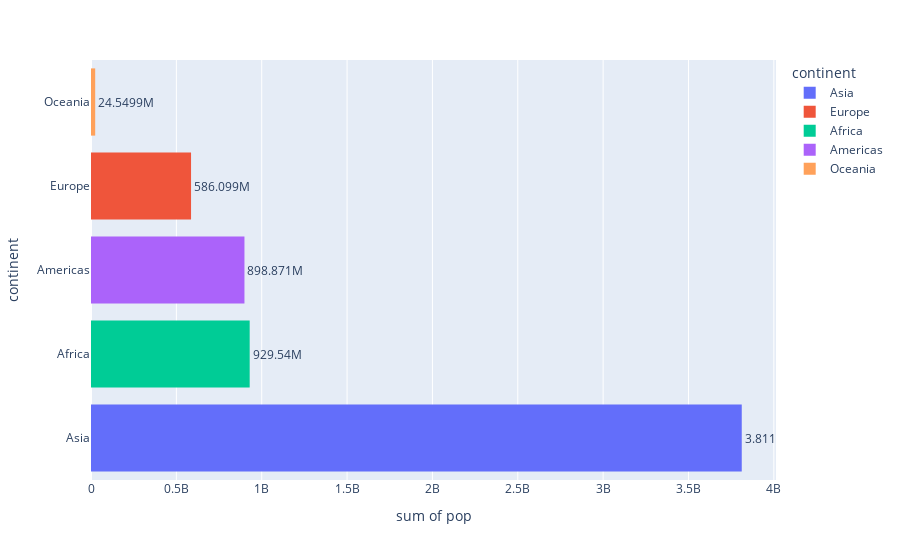

Here is the notebook cell this chart was saved with:
### Markdown cell above
## Question 2:

Sort the order of the continent for the visualisation

Hint: Use [axis layout setting](https://plotly.com/python/reference/layout/xaxis/)

### Code cell
# YOUR CODE HERE

da = df.groupby("year").get_group(2007)
da

a = px.histogram(da , x = "pop" , y = 'continent' , color = 'continent' , orientation = 'h' )
a.update_yaxes( categoryorder= "total descending")
a.update_traces(texttemplate = '%{x:2s}' , textposition = 'outside')
a.show()

### Figure 1 — Plotly figure (JSON) as saved in the notebook; plotly's stock layout.template omitted (floating-point values rounded to 4 significant figures)
{"data": [{"alignmentgroup": "True", "bingroup": "y", "histfunc": "sum", "hovertemplate": "continent=%{y}<br>sum of pop=%{x}<extra></extra>", "legendgroup": "Asia", "marker": {"color": "#636efa", "pattern": {"shape": ""}}, "name": "Asia", "offsetgroup": "Asia", "orientation": "h", "showlegend": true, "textposition": "outside", "texttemplate": "%{x:2s}", "type": "histogram", "x": [31889923, 708573, 150448339, 14131858, 1318683096, 6980412, 1110396331, 223547000, 69453570, 27499638, 6426679, 127467972, 6053193, 23301725, 49044790, 2505559, 3921278, 24821286, 2874127, 47761980, 28901790, 3204897, 169270617, 91077287, 27601038, 4553009, 20378239, 19314747, 23174294, 65068149, 85262356, 4018332, 22211743], "xaxis": "x", "y": ["Asia", "Asia", "Asia", "Asia", "Asia", "Asia", "Asia", "Asia", "Asia", "Asia", "Asia", "Asia", "Asia", "Asia", "Asia", "Asia", "Asia", "Asia", "Asia", "Asia", "Asia", "Asia", "Asia", "Asia", "Asia", "Asia", "Asia", "Asia", "Asia", "Asia", "Asia", "Asia", "Asia"], "yaxis": "y"}, {"alignmentgroup": "True", "bingroup": "y", "histfunc": "sum", "hovertemplate": "continent=%{y}<br>sum of pop=%{x}<extra></extra>", "legendgroup": "Europe", "marker": {"color": "#EF553B", "pattern": {"shape": ""}}, "name": "Europe", "offsetgroup": "Europe", "orientation": "h", "showlegend": true, "textposition": "outside", "texttemplate": "%{x:2s}", "type": "histogram", "x": [3600523, 8199783, 10392226, 4552198, 7322858, 4493312, 10228744, 5468120, 5238460, 61083916, 82400996, 10706290, 9956108, 301931, 4109086, 58147733, 684736, 16570613, 4627926, 38518241, 10642836, 22276056, 10150265, 5447502, 2009245, 40448191, 9031088, 7554661, 71158647, 60776238], "xaxis": "x", "y": ["Europe", "Europe", "Europe", "Europe", "Europe", "Europe", "Europe", "Europe", "Europe", "Europe", "Europe", "Europe", "Europe", "Europe", "Europe", "Europe", "Europe", "Europe", "Europe", "Europe", "Europe", "Europe", "Europe", "Europe", "Europe", "Europe", "Europe", "Europe", "Europe", "Europe"], "yaxis": "y"}, {"alignmentgroup": "True", "bingroup": "y", "histfunc": "sum", "hovertemplate": "continent=%{y}<br>sum of pop=%{x}<extra></extra>", "legendgroup": "Africa", "marker": {"color": "#00cc96", "pattern": {"shape": ""}}, "name": "Africa", "offsetgroup": "Africa", "orientation": "h", "showlegend": true, "textposition": "outside", "texttemplate": "%{x:2s}", "type": "histogram", "x": [33333216, 12420476, 8078314, 1639131, 14326203, 8390505, 17696293, 4369038, 10238807, 710960, 64606759, 3800610, 18013409, 496374, 80264543, 551201, 4906585, 76511887, 1454867, 1688359, 22873338, 9947814, 1472041, 35610177, 2012649, 3193942, 6036914, 19167654, 13327079, 12031795, 3270065, 1250882, 33757175, 19951656, 2055080, 12894865, 135031164, 798094, 8860588, 199579, 12267493, 6144562, 9118773, 43997828, 42292929, 1133066, 38139640, 5701579, 10276158, 29170398, 11746035, 12311143], "xaxis": "x", "y": ["Africa", "Africa", "Africa", "Africa", "Africa", "Africa", "Africa", "Africa", "Africa", "Africa", "Africa", "Africa", "Africa", "Africa", "Africa", "Africa", "Africa", "Africa", "Africa", "Africa", "Africa", "Africa", "Africa", "Africa", "Africa", "Africa", "Africa", "Africa", "Africa", "Africa", "Africa", "Africa", "Africa", "Africa", "Africa", "Africa", "Africa", "Africa", "Africa", "Africa", "Africa", "Africa", "Africa", "Africa", "Africa", "Africa", "Africa", "Africa", "Africa", "Africa", "Africa", "Africa"], "yaxis": "y"}, {"alignmentgroup": "True", "bingroup": "y", "histfunc": "sum", "hovertemplate": "continent=%{y}<br>sum of pop=%{x}<extra></extra>", "legendgroup": "Americas", "marker": {"color": "#ab63fa", "pattern": {"shape": ""}}, "name": "Americas", "offsetgroup": "Americas", "orientation": "h", "showlegend": true, "textposition": "outside", "texttemplate": "%{x:2s}", "type": "histogram", "x": [40301927, 9119152, 190010647, 33390141, 16284741, 44227550, 4133884, 11416987, 9319622, 13755680, 6939688, 12572928, 8502814, 7483763, 2780132, 108700891, 5675356, 3242173, 6667147, 28674757, 3942491, 1056608, 301139947, 3447496, 26084662], "xaxis": "x", "y": ["Americas", "Americas", "Americas", "Americas", "Americas", "Americas", "Americas", "Americas", "Americas", "Americas", "Americas", "Americas", "Americas", "Americas", "Americas", "Americas", "Americas", "Americas", "Americas", "Americas", "Americas", "Americas", "Americas", "Americas", "Americas"], "yaxis": "y"}, {"alignmentgroup": "True", "bingroup": "y", "histfunc": "sum", "hovertemplate": "continent=%{y}<br>sum of pop=%{x}<extra></extra>", "legendgroup": "Oceania", "marker": {"color": "#FFA15A", "pattern": {"shape": ""}}, "name": "Oceania", "offsetgroup": "Oceania", "orientation": "h", "showlegend": true, "textposition": "outside", "texttemplate": "%{x:2s}", "type": "histogram", "x": [20434176, 4115771], "xaxis": "x", "y": ["Oceania", "Oceania"], "yaxis": "y"}], "layout": {"barmode": "relative", "legend": {"title": {"text": "continent"}, "tracegroupgap": 0}, "margin": {"t": 60}, "xaxis": {"anchor": "y", "domain": [0, 1], "title": {"text": "sum of pop"}}, "yaxis": {"anchor": "x", "categoryarray": ["Oceania", "Americas", "Africa", "Europe", "Asia"], "categoryorder": "total descending", "domain": [0, 1], "title": {"text": "continent"}}}}
